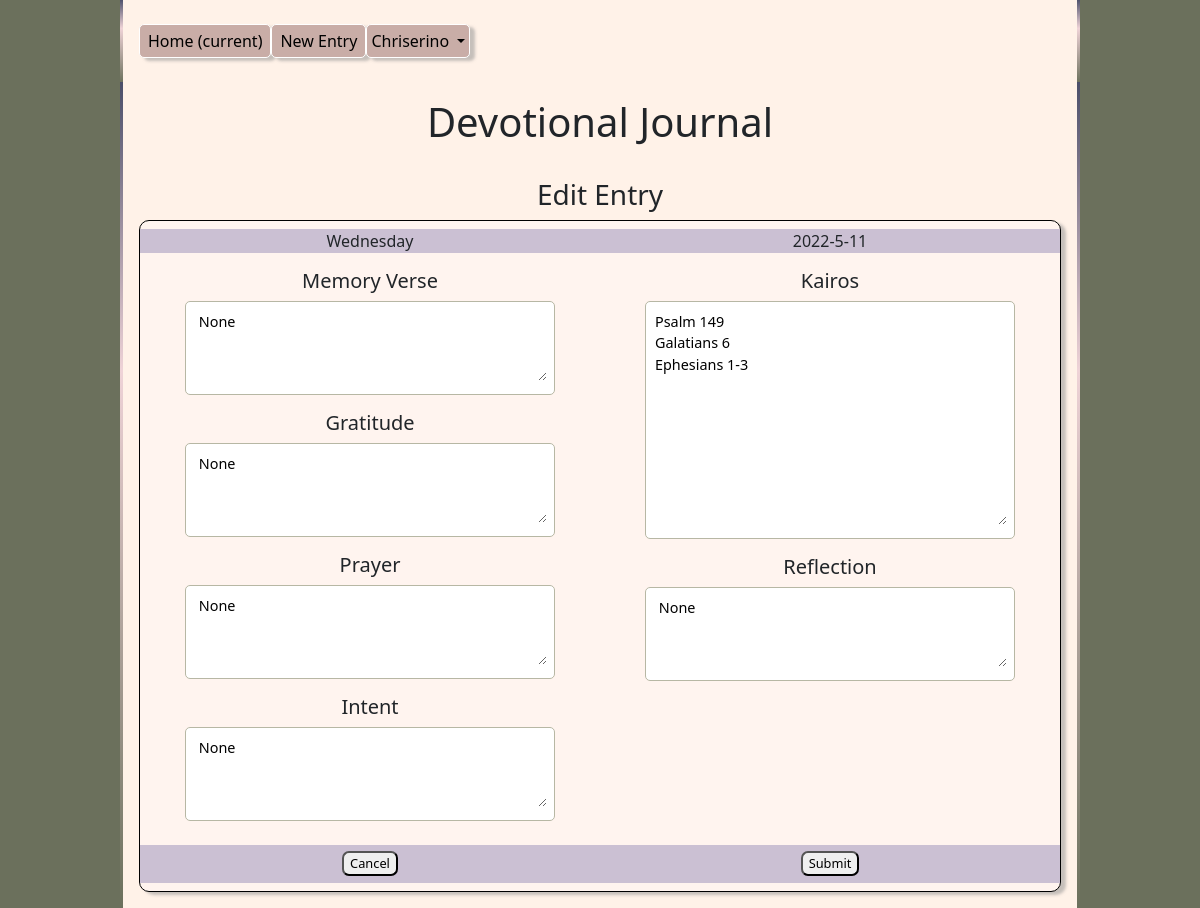
Page /edit.php?day=2021-07-08 (signed in) on the committed database.
### tables this page shows
CREATE TABLE `day` (
  `username` varchar(20) NOT NULL,
  `Today` date NOT NULL,
  `Day` text NOT NULL,
  `MemoryVerse` text DEFAULT NULL,
  `Gratitude` text DEFAULT NULL,
  `Prayer` text DEFAULT NULL,
  `Intent` text DEFAULT NULL,
  `Kairos` text NOT NULL,
  `Reflection` text DEFAULT NULL
);

### edit.php (the view, shortened to what this page needs)
<?php
$day = $_GET['day'];
function editMemVerse($day)
{
    $link = connect();
    $username = $_SESSION["username"];
    $query = "SELECT MemoryVerse FROM day WHERE Today = '$day' AND day.username='$username'";
    $result = $link->query($query);
    $row = $result->fetch_row();
    if ($row[0] != null) {
        echo htmlentities($row[0]);
    } else {
        echo " None ";
    }
}
function editGratitude($day)
{
    $link = connect();
    $username = $_SESSION["username"];
    $query = "SELECT Gratitude FROM day WHERE Today = '$day' AND day.username = '$username'";
    $result = $link->query($query);
    $row = $result->fetch_row();
    if ($row[0] != null) {
        echo htmlentities($row[0]);
    } else {
        echo " None ";
    }
}
function editPrayer($day)
{
    $link = connect();
    $username = $_SESSION["username"];
    $query = "SELECT Prayer FROM day WHERE Today = '$day' AND day.username = '$username'";
    $result = $link->query($query);
    $row = $result->fetch_row();
    if ($row[0] != null) {
        echo htmlentities($row[0]);
    } else {
        echo " None ";
    }
}
function editIntent($day)
{
    $link = connect();
    $username = $_SESSION["username"];
    $query = "SELECT Intent FROM day WHERE Today = '$day' AND day.username = '$username'";
    $result = $link->query($query);
    $row = $result->fetch_row();
    if ($row[0] != null) {
        echo htmlentities($row[0]);
    } else {
        echo " None ";
    }
}
function editKairos($day)
{
    $link = connect();
    $username = $_SESSION["username"];
    $query = "SELECT Kairos FROM day WHERE Today = '$day' AND day.username = '$username'";
    $result = $link->query($query);
    $row = $result->fetch_row();
    if ($row[0] != null) {
        echo htmlentities($row[0]);
    } else {
        echo " None ";
    }
}
function editReflection($day)
{
    $link = connect();
    $username = $_SESSION["username"];
    $query = "SELECT Reflection FROM day WHERE Today = '$day' AND day.username = '$username'";
    $result = $link->query($query);
    $row = $result->fetch_row();
    if ($row[0] != null) {
        echo htmlentities($row[0]);
    } else {
        echo " None ";
    }
}
?>
<!DOCTYPE html>
<html lang="en">
<head>
    <link rel="stylesheet" href="https://stackpath.bootstrapcdn.com/bootstrap/5.0.0-alpha1/css/bootstrap.min.css">
    <link rel="stylesheet" href="css/main.css">
</head>
<body>
    <div class="container">
        <nav class="navbar navbar-expand-lg navbar-devo">
            <div class="collapse navbar-collapse" id="navbarNav">
                <ul class="navbar-nav mr-auto">
                    <li class="nav-item active">
                        <a class="nav-link devo" href="index.php">Home <span class="sr-only">(current)</span></a>
                    </li>
                    <li class="nav-item">
                        <a class="nav-link devo" href="entry.php">New Entry</a>
                    </li>
                </ul>
                <div class="nav-item dropdown">
                    <a class="nav-link dropdown-toggle devo" href="#" id="navbarDropdown" role="button" data-toggle="dropdown" aria-haspopup="true" aria-expanded="false">
                        <?php echo htmlspecialchars($_SESSION["username"]);
                        ?>
                    </a>
                </div>
            </div>
        </nav>
    </div>
    <div class="container">
        <h1>Devotional Journal</h1>
        <section class="history">
            <h3>Edit Entry</h3>
            <form class="entry" action="db.edit.php">
                <div class="entry-banner">
                    <div class="entry-col" data-day="" id="currentday"></div>
                    <div class="entry-col" data-date="" id="currentdate"></div>
                </div>
                <div class="entry-row">
                    <div class='entry-col'>
                        <article class='daily'>
                            <h5><label for="memoryverse">Memory Verse</label></h5>
                            <div class='txt-lft' for="memoryverse">
                                <textarea name="memoryverse" id="memoryverse" class="input-txt-m"><?php editMemVerse($day); ?></textarea>
                            </div></label>
                        </article>
                        <article class='daily'>
                            <h5><label for="gratitude">Gratitude</label></h5>
                            <div class='txt-lft'>
                                <textarea name="gratitude" id="gratitude" class="input-txt-m"><?php editGratitude($day); ?></textarea>
                            </div>
                        </article>
                        <article class='daily'>
                            <h5>Prayer</h5>
                            <div class='txt-lft'>
                                <textarea name="prayer" id="prayer" class="input-txt-m"><?php editPrayer($day); ?></textarea>
                            </div>
                        </article>
                        <article class='daily'>
                            <h5>Intent</h5>
                            <div class='txt-lft'>
                                <textarea name="intent" id="intent" class="input-txt-m"><?php editIntent($day); ?></textarea>
                            </div>
                        </article>
                    </div>
                    <div class='entry-col'>
                        <article class='daily'>
                            <h5>Kairos</h5>
                            <div class='txt-lft'>
                                <textarea name="kairos" id="kairos" class="input-txt-lrg"><?php editKairos($day); ?></textarea>
                            </div>
                        </article>
                        <article class='daily'>
                            <h5>Reflection</h5>
                            <div class='txt-lft'>
                                <textarea name="reflection" id="reflection" class="input-txt-m"><?php editReflection($day); ?></textarea>
                            </div>
                        </article>
                        <article class='daily'>
                        </article>
                    </div>
                </div>
                <div class="entry-banner">
                    <div class="entry-col"><button type="button" class="btn-journal" onclick="<?php echo "location.href='day.php?day=$day'" ?>">Cancel</button></div>
                    <div class="entry-col"><button type="submit" class="btn-journal">Submit</button></div>
                </div>
                <div class="spacer"></div>
            </form>
        </section>
    </div>
</body>
</html>

### css/main.css (style rules this page uses)
.navbar-devo { background-color: rgb(255, 242, 232); }
body { width: 80%; margin: auto; background-color: #6b705c; }
.devo { text-decoration: none; border: 1px solid white; border-radius: 5px; padding: 0.25em; color: black; background-color: #c9ada7; box-shadow: 5px 3px 3px rgba(141, 141, 141, 0.5); }
.container { background-color: rgb(255, 242, 232); padding: 1rem; border-left-width: 3px; border-right-width: 3px; border-top-width: 0; border-bottom-width: 0; border-style: solid; border-image: linear-gradient(to bottom, #4a4e69 0%, #efd3d7 35%, #6b705c 100%) 1 100; padding-bottom: 1em; text-align: center; margin: auto; }
form { margin-block-end: 0; }
section { margin-top: 1em; padding-top: 1em; }
.entry { padding: 0; text-align: center; background-color: #fff4ef; border: 1px solid black; border-top-left-radius: 10px; border-top-right-radius: 10px; border-bottom-left-radius: 10px; border-bottom-right-radius: 10px; box-shadow: 5px 3px 3px rgba(141, 141, 141, 0.5); }
.entry-row { display: flex; padding: 0; }
.entry-banner { display: flex; margin-top: 0.5em; width: 100%; height: fit-content; min-height: 1.5em; background-color: #cbc0d3; }
.entry-col { flex: 1; width: 50%; }
.daily { min-height: 5em; margin: 1em; }
.txt-lft { margin: 0 2em 0 2em; padding: 0.5em; text-align: left; border: 1px solid #b7b7a4; background-color: white; border-radius: 5px; font-size: 0.90em; }
.input-txt-lrg { width: 100%; height: 15em; border: none; border-radius: 5px; margin: 0; }
.input-txt-m { width: 100%; height: 5em; border: none; border-radius: 5px; margin: 0; }
.btn-journal { border-radius: 7px; margin-top: 0.5em; margin-bottom: 0.5em; font-size: 0.8em; }
.spacer { min-height: 0.5em; }

### rows in the picture
day: memoryverse "None", gratitude "None", prayer "None", intent "None", kairos "Psalm 149 Galatians 6 Ephesians 1-3", reflection "None"

### other values in the picture
$_SESSION["username"] "Chriserino"
